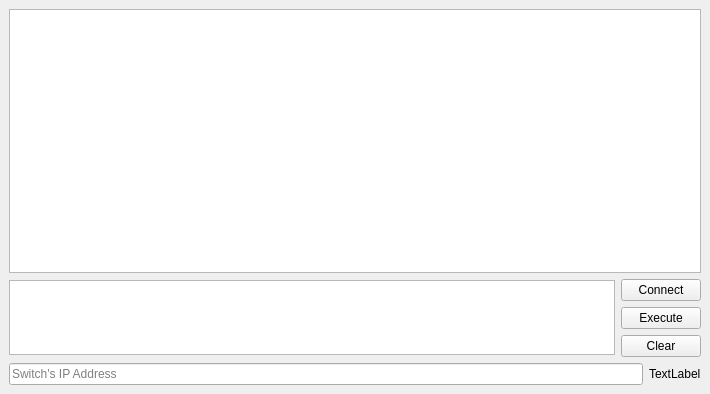
<?xml version="1.0" encoding="UTF-8"?>
<ui version="4.0">
 <class>ConsoleWindow</class>
 <widget class="QMainWindow" name="ConsoleWindow">
  <property name="geometry">
   <rect>
    <x>0</x>
    <y>0</y>
    <width>710</width>
    <height>394</height>
   </rect>
  </property>
  <property name="windowTitle">
   <string>Dread Lua Console</string>
  </property>
  <widget class="QWidget" name="centralwidget">
   <layout class="QVBoxLayout" name="main_layout">
    <item>
     <widget class="QListWidget" name="history_widget">
      <property name="contextMenuPolicy">
       <enum>Qt::CustomContextMenu</enum>
      </property>
     </widget>
    </item>
    <item>
     <layout class="QHBoxLayout" name="code_layout">
      <item>
       <widget class="QPlainTextEdit" name="code_edit">
        <property name="maximumSize">
         <size>
          <width>16777215</width>
          <height>75</height>
         </size>
        </property>
       </widget>
      </item>
      <item>
       <layout class="QVBoxLayout" name="verticalLayout">
        <item>
         <widget class="QPushButton" name="connect_button">
          <property name="text">
           <string>Connect</string>
          </property>
         </widget>
        </item>
        <item>
         <widget class="QPushButton" name="execute_button">
          <property name="text">
           <string>Execute</string>
          </property>
         </widget>
        </item>
        <item>
         <widget class="QPushButton" name="clear_button">
          <property name="text">
           <string>Clear</string>
          </property>
         </widget>
        </item>
       </layout>
      </item>
     </layout>
    </item>
    <item>
     <layout class="QHBoxLayout" name="ip_layout">
      <item>
       <widget class="QLineEdit" name="ip_edit">
        <property name="placeholderText">
         <string>Switch's IP Address</string>
        </property>
       </widget>
      </item>
      <item>
       <widget class="QLabel" name="connected_label">
        <property name="text">
         <string>TextLabel</string>
        </property>
       </widget>
      </item>
     </layout>
    </item>
   </layout>
  </widget>
 </widget>
 <resources/>
 <connections/>
</ui>
